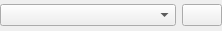
<?xml version="1.0" encoding="UTF-8"?>
<ui version="4.0">
 <class>WidgetLoadSaveBuilderSettings</class>
 <widget class="QWidget" name="WidgetLoadSaveBuilderSettings">
  <property name="geometry">
   <rect>
    <x>0</x>
    <y>0</y>
    <width>222</width>
    <height>31</height>
   </rect>
  </property>
  <property name="windowTitle">
   <string>Form</string>
  </property>
  <layout class="QHBoxLayout" name="horizontalLayout">
   <property name="leftMargin">
    <number>0</number>
   </property>
   <property name="topMargin">
    <number>0</number>
   </property>
   <property name="rightMargin">
    <number>0</number>
   </property>
   <property name="bottomMargin">
    <number>0</number>
   </property>
   <item>
    <widget class="QComboBox" name="comboxSettings">
     <property name="sizePolicy">
      <sizepolicy hsizetype="Expanding" vsizetype="Fixed">
       <horstretch>0</horstretch>
       <verstretch>0</verstretch>
      </sizepolicy>
     </property>
    </widget>
   </item>
   <item>
    <widget class="QPushButton" name="buttonSave">
     <property name="toolTip">
      <string>Save current rename settings</string>
     </property>
     <property name="icon">
      <iconset resource="../images.qrc">
       <normaloff>:/res/images/save.svg</normaloff>:/res/images/save.svg</iconset>
     </property>
     <property name="iconSize">
      <size>
       <width>20</width>
       <height>20</height>
      </size>
     </property>
    </widget>
   </item>
  </layout>
 </widget>
 <resources>
  <include location="../images.qrc"/>
 </resources>
 <connections/>
</ui>
